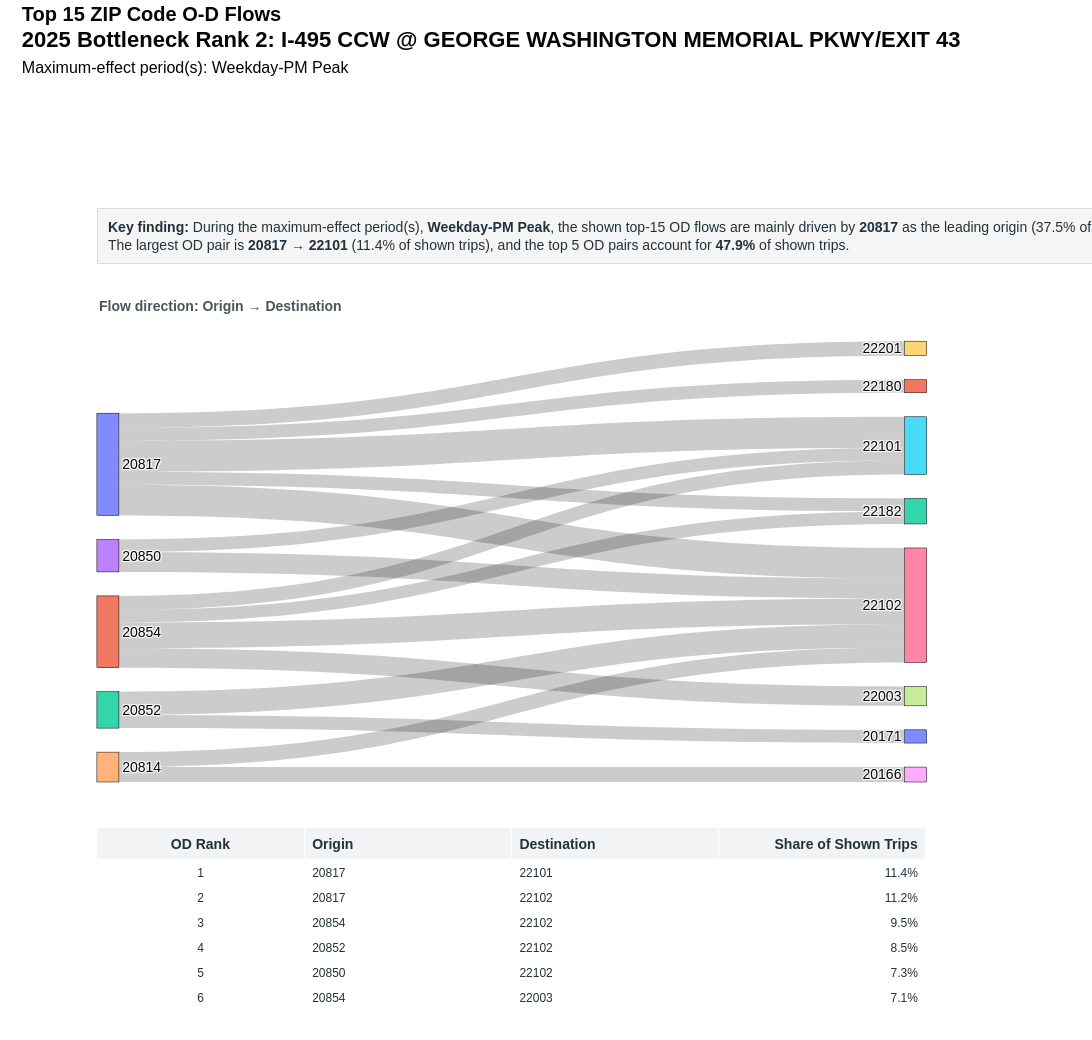

Here is the notebook cell this chart was saved with:
### Code cell
zip_sankey

### Figure 1 — Plotly figure (JSON) as saved in the notebook; plotly's stock layout.template omitted (floating-point values rounded to 4 significant figures)
{"data": [{"arrangement": "snap", "domain": {"x": [0.04, 0.94], "y": [0.3, 0.88]}, "link": {"customdata": [[1, "20817", "22101", 0.114], [2, "20817", "22102", 0.1122], [3, "20854", "22102", 0.09528], [4, "20852", "22102", 0.08504], [5, "20850", "22102", 0.07257], [6, "20854", "22003", 0.07079], [7, "20814", "20166", 0.05476], [8, "20814", "22102", 0.05476], [9, "20817", "22201", 0.05298], [10, "20854", "22101", 0.0512], [11, "20852", "20171", 0.04853], [12, "20817", "22180", 0.04809], [13, "20817", "22182", 0.04764], [14, "20850", "22101", 0.0463], [15, "20854", "22182", 0.04586]], "hovertemplate": "<b>OD Pair Rank %{customdata[0]}</b><br>%{customdata[1]} → %{customdata[2]}<br>Share of shown top-15 trips: %{customdata[3]:.1%}<extra></extra>", "source": [0, 0, 1, 2, 3, 1, 4, 4, 0, 1, 2, 0, 0, 3, 1], "target": [5, 6, 6, 6, 6, 7, 8, 6, 9, 5, 10, 11, 12, 5, 12], "value": [256.0, 252.0, 214.0, 191.0, 163.0, 159.0, 123.0, 123.0, 119.0, 115.0, 109.0, 108.0, 107.0, 104.0, 103.0]}, "node": {"hovertemplate": "<b>%{label}</b><extra></extra>", "label": ["20817", "20854", "20852", "20850", "20814", "22101", "22102", "22003", "20166", "22201", "20171", "22180", "22182"], "line": {"color": "black", "width": 0.5}, "pad": 24, "thickness": 22}, "type": "sankey"}, {"cells": {"align": ["center", "left", "left", "right"], "fill": {"color": "white"}, "font": {"color": "#24313A", "size": 12}, "height": 25, "values": [[1, 2, 3, 4, 5, 6, 7, 8, 9, 10, 11, 12, 13, 14, 15], ["20817", "20817", "20854", "20852", "20850", "20854", "20814", "20814", "20817", "20854", "20852", "20817", "20817", "20850", "20854"], ["22101", "22102", "22102", "22102", "22102", "22003", "20166", "22102", "22201", "22101", "20171", "22180", "22182", "22101", "22182"], ["11.4%", "11.2%", "9.5%", "8.5%", "7.3%", "7.1%", "5.5%", "5.5%", "5.3%", "5.1%", "4.9%", "4.8%", "4.8%", "4.6%", "4.6%"]]}, "domain": {"x": [0.04, 0.94], "y": [0, 0.24]}, "header": {"align": ["center", "left", "left", "right"], "fill": {"color": "#F1F3F5"}, "font": {"color": "#24313A", "size": 14}, "height": 28, "values": ["<b>OD Rank</b>", "<b>Origin</b>", "<b>Destination</b>", "<b>Share of Shown Trips</b>"]}, "type": "table"}], "layout": {"annotations": [{"align": "left", "bgcolor": "rgba(245,245,245,0.98)", "bordercolor": "#D8DEE3", "borderpad": 10, "borderwidth": 1, "font": {"color": "#24313A", "size": 14}, "showarrow": false, "text": "<b>Key finding:</b> During the maximum-effect period(s), <b>Weekday-PM Peak</b>, the shown top-15 OD flows are mainly driven by <b>20817</b> as the leading origin (37.5% of shown trips) and <b>22102</b> as the leading destination (42.0%).<br>The largest OD pair is <b>20817 → 22101</b> (11.4% of shown trips), and the top 5 OD pairs account for <b>47.9%</b> of shown trips.", "x": 0.04, "xref": "paper", "y": 1.055, "yref": "paper"}, {"align": "left", "font": {"color": "#4A555C", "size": 14}, "showarrow": false, "text": "<b>Flow direction: Origin → Destination</b>", "x": 0.04, "xref": "paper", "y": 0.94, "yref": "paper"}], "font": {"color": "#050608", "family": "Arial", "size": 14}, "height": 1040, "margin": {"b": 30, "l": 60, "r": 110, "t": 250}, "paper_bgcolor": "white", "plot_bgcolor": "white", "title": {"text": "<b>Top 15 ZIP Code O-D Flows</b><br><span style='font-size:22px'><b>2025 Bottleneck Rank 2: I-495 CCW @ GEORGE WASHINGTON MEMORIAL PKWY/EXIT 43</b></span><br><span style='font-size:16px'>Maximum-effect period(s): Weekday-PM Peak</span>", "x": 0.02, "xanchor": "left", "y": 0.98, "yanchor": "top"}, "width": 1250}}
